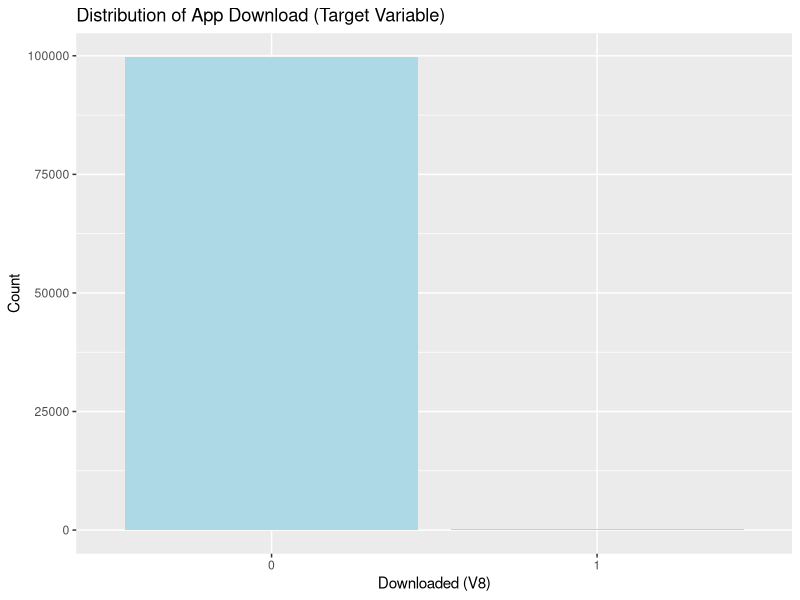

R code for this plot:
# Load necessary libraries
library(tidyverse)
library(randomForest)
library(ggplot2)

# Read the data using a comma separator
data <- read.csv("data.csv", sep=",", header=FALSE)

# Assign proper column names
colnames(data) <- c("V1", "V2", "V3", "V4", "V5", "V6", "V7", "V8")

# View the first few rows to ensure it's correct
head(data)

# Summary statistics of the dataset
summary(data)

# Check for missing values
colSums(is.na(data))

# Distribution of the target variable (V8)
table(data$V8)
ggplot(data, aes(x = factor(V8))) + 
  geom_bar(fill = "lightblue") + 
  labs(x = "Downloaded (V8)", y = "Count") +
  ggtitle("Distribution of App Download (Target Variable)")

